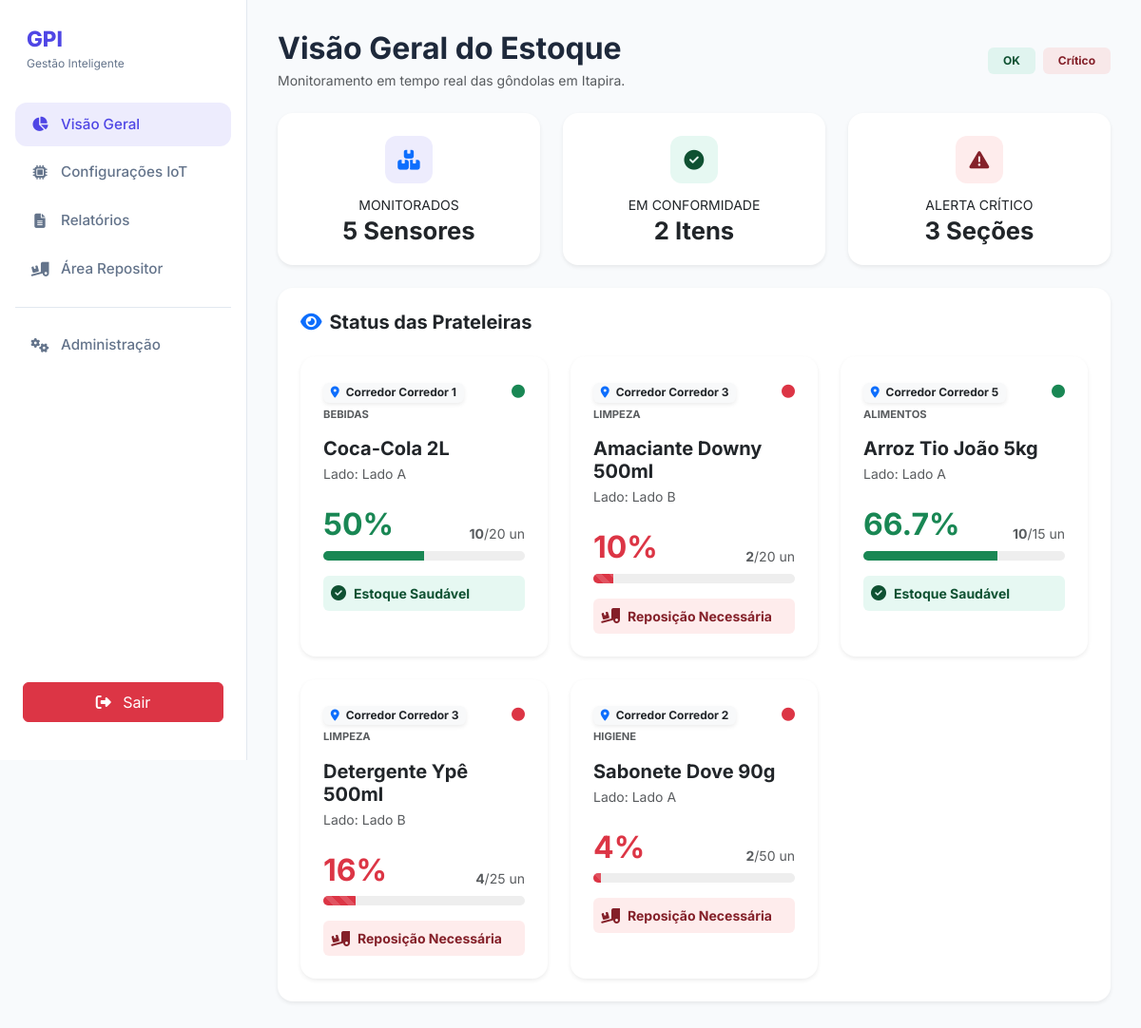
The page /roteador.php?controller=Home&action=index (signed in) on the database its author committed.
### tables this page shows
CREATE TABLE sensor (
    id INT PRIMARY KEY NOT NULL AUTO_INCREMENT,
    nome VARCHAR(120) NOT NULL,
    corredor VARCHAR(120) NOT NULL,
    lado VARCHAR(120) NOT NULL,
    peso_atual DECIMAL(10,3) NOT NULL DEFAULT 0,
    capacidade_maxima INT NOT NULL DEFAULT 20,
    minimo_reposicao INT NOT NULL DEFAULT 5,
    ultima_atualizacao DATETIME NOT NULL DEFAULT CURRENT_TIMESTAMP ON UPDATE CURRENT_TIMESTAMP,
    id_produto INT NOT NULL,
    status VARCHAR(20) NOT NULL,
    FOREIGN KEY (id_produto) REFERENCES produtos(id)
);

CREATE TABLE categorias (
    id INT PRIMARY KEY AUTO_INCREMENT,
    nome VARCHAR(60) NOT NULL
);

CREATE TABLE produtos (
    id INT PRIMARY KEY NOT NULL AUTO_INCREMENT,
    nome VARCHAR(120) NOT NULL,
    peso_unitario DECIMAL(10,3) NOT NULL,
    id_categoria INT,
    FOREIGN KEY (id_categoria) REFERENCES categorias(id)
);

### controller/HomeController.php (called while the page is built, shortened)
<?php
class HomeController {
    public function index() {
        $this->sensorDAO = new SensorDAO();
        $sensores = $this->sensorDAO->listarTodos();
        $totalCheios = 0;
        $totalCriticos = 0;
        foreach ($sensores as $s) {
        if ($s->precisaRepoiscao()) {
            $totalCriticos++;
        } else {
            $totalCheios++;
        }
    }
        include __DIR__ . '/../view/home.php';
    }
}

### autoload.php (called while the page is built, shortened)
<?php
spl_autoload_register(function ($classe) {
    $pastas = ['controller', 'model', 'dao'];
    foreach ($pastas as $pasta) {
        $arquivo = __DIR__ . DIRECTORY_SEPARATOR . $pasta . DIRECTORY_SEPARATOR . $classe . '.php';
        if (file_exists($arquivo)) {
            return;
        }
    }
});

### DAO/Conexao.php (called while the page is built)
<?php
class Conexao {
    private static $instance;
    public static function getConn() {
        if (!isset(self::$instance)) {
            try {
                self::$instance = new PDO("mysql:host=localhost;port=3307;dbname=gpi;charset=utf8", "root", "");
                self::$instance->setAttribute(PDO::ATTR_ERRMODE, PDO::ERRMODE_EXCEPTION);
            } catch (PDOException $e) {
                die("Erro de conexão com o banco de dados: " . $e->getMessage());
            }
        }
        return self::$instance;
    }
}

### DAO/SensorDAO.php (called while the page is built, shortened)
<?php
class SensorDAO {
    private $conexao;
    public function __construct() {
        $this->conexao = Conexao::getConn();
    }
    public function listarTodos() {
    try {
        $sql = "SELECT s.id AS sensor_id, s.nome AS sensor_nome, s.corredor, s.lado,
                       s.peso_atual, s.capacidade_maxima, s.minimo_reposicao, s.status AS sensor_status,
                       p.id AS produto_id, p.nome AS produto_nome, p.peso_unitario,
                       c.id AS categoria_id, c.nome AS categoria_nome
                FROM sensor s
                JOIN produtos p ON s.id_produto = p.id
                JOIN categorias c ON p.id_categoria = c.id";
        $stmt = $this->conexao->query($sql);
        $sensores = [];
        while ($row = $stmt->fetch(PDO::FETCH_ASSOC)) {
            $categoria = new Categoria();
            $categoria->setId($row['categoria_id']);
            $categoria->setNome($row['categoria_nome']);
            $produto = new Produto();
            $produto->setId($row['produto_id']);
            $produto->setNome($row['produto_nome']);
            $produto->setPesoUnitario($row['peso_unitario']);
            $produto->setCategoria($categoria);
            $sensor = new Sensor();
            $sensor->setId($row['sensor_id']);
            $sensor->setNome($row['sensor_nome']);
            $sensor->setCorredor($row['corredor']);
            $sensor->setLado($row['lado']);
            $sensor->setPesoAtual($row['peso_atual']);
            $sensor->setCapacidadeMaxima($row['capacidade_maxima']);
            $sensor->setMinimoReposicao($row['minimo_reposicao']);
            $sensor->setProduto($produto);
            $sensor->setStatus($row['sensor_status']);
            $sensores[] = $sensor;
        }
        return $sensores;
    } catch (PDOException $e) {
        throw new Exception("Erro ao listar sensores: " . $e->getMessage());
    }
}
}

### model/Sensor.php (called while the page is built, shortened)
<?php
class Sensor {
    private $corredor;
    private $lado;
    private $pesoAtual;
    private $capacidadeMaxima;
    private $minimoReposicao;
    private $produto;
    public function getQuantidadeAtual() {
        return floor($this->pesoAtual / $this->produto->getPesoUnitario());
    }
    public function getPorcentagemEstoque() {
        $atual = $this->getQuantidadeAtual();
        $porcentagem = ($atual / $this->capacidadeMaxima) * 100;
        return ($porcentagem > 100) ? 100 : round($porcentagem, 1);
    }
    public function precisaRepoiscao() {
        return $this->getQuantidadeAtual() <= $this->minimoReposicao;
    }
    public function getCorredor() {
        return $this->corredor;
    }
    public function setCorredor($corredor) {
        $this->corredor = $corredor;
    }
    public function getLado() {
        return $this->lado;
    }
    public function setLado($lado) {
        $this->lado = $lado;
    }
    public function setPesoAtual($pesoAtual) {
        $this->pesoAtual = $pesoAtual;
    }
    public function getCapacidadeMaxima() {
        return $this->capacidadeMaxima;
    }
    public function setCapacidadeMaxima($capacidadeMaxima) {
        $this->capacidadeMaxima = $capacidadeMaxima;
    }
    public function setMinimoReposicao($minimoReposicao) {
        $this->minimoReposicao = $minimoReposicao;
    }
    public function getProduto() {
        return $this->produto;
    }
    public function setProduto(Produto $produto) {
        $this->produto = $produto;
    }
}

### model/Produto.php (called while the page is built, shortened)
<?php
class Produto {
    private $nome;
    private $peso_unitario;
    private $categoria;
    public function getNome() {
        return $this->nome;
    }
    public function getPesoUnitario() {
        return $this->peso_unitario;
    }
    public function getCategoria() {
        return $this->categoria;
    }
    public function setNome($nome) {
        $this->nome = $nome;
    }
    public function setPesoUnitario($peso_unitario) {
        $this->peso_unitario = $peso_unitario;
    }
    public function setCategoria($categoria) {
        $this->categoria = $categoria;
    }
}

### model/Categoria.php (called while the page is built, shortened)
<?php
class Categoria {
    private $nome;
    public function getNome() {
        return $this->nome;
    }
    public function setNome($nome) {
        $this->nome = $nome;
    }
}

### view/home.php (the view, shortened to what this page needs)
<!DOCTYPE html>
<html lang="pt-BR">
<head>
    <link rel="stylesheet" href="https://cdnjs.cloudflare.com/ajax/libs/font-awesome/6.4.2/css/all.min.css">
    <link href="https://cdn.jsdelivr.net/npm/bootstrap@5.3.2/dist/css/bootstrap.min.css" rel="stylesheet">
    <link rel="stylesheet" href="style.css" />
</head>
<body>
    <div class="app">
        <aside class="sidebar">
            <div class="brand">
                <div class="brand-text"><span>GPI</span><small>Gestão Inteligente</small></div>
            </div>
            <nav class="menu">
                <a class="menu-item active" href="roteador.php?controller=Home&action=index">
                    <i class="fa-solid fa-chart-pie"></i> Visão Geral
                </a>
                <a class="menu-item" href="roteador.php?controller=Sensor&action=index">
                    <i class="fa-solid fa-microchip"></i> Configurações IoT
                </a>
                <a class="menu-item" href="roteador.php?controller=Relatorio&action=index">
                    <i class="fa-solid fa-file-lines"></i> Relatórios
                </a>
                <a class="menu-item" href="roteador.php?controller=Repositor&action=index">
                    <i class="fa-solid fa-truck-ramp-box"></i> Área Repositor
                </a>
                <div class="menu-divider"></div>
                <a class="menu-item" href="roteador.php?controller=Gestao&action=index">
                    <i class="fa-solid fa-gears"></i> Administração
                </a>
            </nav>
            <button class="btn btn-danger mt-auto mx-2 mb-3 py-2" onclick="location.href='roteador.php?controller=Usuario&action=logout'">
                <i class="fa-solid fa-right-from-bracket me-2"></i> Sair
            </button>
        </aside>
        <main class="content">
            <header class="header mb-4 d-flex justify-content-between align-items-center">
                <div>
                    <h1 class="fw-bold h2 mb-1">Visão Geral do Estoque</h1>
                    <p class="text-muted small mb-0">Monitoramento em tempo real das gôndolas em Itapira.</p>
                </div>
                <div class="d-flex gap-2">
                    <span class="badge bg-success-light border-0 px-3 py-2">OK</span>
                    <span class="badge bg-danger-light border-0 px-3 py-2">Crítico</span>
                </div>
            </header>
            <section class="row g-4 mb-4">
                <div class="col-md-4">
                    <div class="card kpi-card border-0 shadow-sm h-100">
                        <div class="kpi-icon bg-primary-light"><i class="fa-solid fa-boxes-stacked"></i></div>
                        <div class="kpi-info"><small>MONITORADOS</small><strong><?php echo count($sensores); ?> Sensores</strong></div>
                    </div>
                </div>
                <div class="col-md-4">
                    <div class="card kpi-card border-0 shadow-sm h-100">
                        <div class="kpi-icon bg-success-light"><i class="fa-solid fa-circle-check"></i></div>
                        <div class="kpi-info"><small>EM CONFORMIDADE</small><strong><?php echo $totalCheios; ?> Itens</strong></div>
                    </div>
                </div>
                <div class="col-md-4">
                    <div class="card kpi-card border-0 shadow-sm h-100">
                        <div class="kpi-icon bg-danger-light"><i class="fa-solid fa-triangle-exclamation"></i></div>
                        <div class="kpi-info"><small>ALERTA CRÍTICO</small><strong><?php echo $totalCriticos; ?> Seções</strong></div>
                    </div>
                </div>
            </section>
            <section class="card border-0 shadow-sm p-4">
                <h2 class="h5 fw-bold mb-4"><i class="fa-solid fa-eye me-2 text-primary"></i>Status das Prateleiras</h2>
                <div class="row g-4">
                    <?php foreach ($sensores as $s):
                        $isCritico = $s->precisaRepoiscao();
                        $porcentagem = $s->getPorcentagemEstoque();
                        $corDestaque = $isCritico ? 'danger' : 'success';
                    ?>
                    <div class="col-xl-4 col-md-6">
                        <article class="card shelf-card h-100 border-0 border-start border-5 border-<?php echo $corDestaque; ?> shadow-sm"
                                style="cursor: pointer;"
                                data-bs-toggle="modal"
                                data-bs-target="#sensorModal"
                                data-nome="<?php echo $s->getProduto()->getNome(); ?>"
                                data-categoria="<?php echo $s->getProduto()->getCategoria()->getNome(); ?>"
                                data-qtd="<?php echo $s->getQuantidadeAtual(); ?>"
                                data-max="<?php echo $s->getCapacidadeMaxima(); ?>">
                            <div class="card-body p-4">
                                <div class="d-flex justify-content-between align-items-start mb-3">
                                    <div>
                                        <span class="badge bg-light text-dark border-0 shadow-sm mb-1">
                                            <i class="fa-solid fa-location-dot me-1 text-primary"></i> Corredor <?php echo $s->getCorredor(); ?>
                                        </span>
                                        <small class="d-block text-muted text-uppercase fw-bold" style="font-size: 0.7rem;">
                                            <?php echo $s->getProduto()->getCategoria()->getNome(); ?>
                                        </small>
                                    </div>
                                    <div class="text-end">
                                        <i class="fa-solid fa-circle <?php echo $isCritico ? 'text-danger' : 'text-success'; ?> small"></i>
                                    </div>
                                </div>
                                <h3 class="h5 fw-bold mb-1"><?php echo $s->getProduto()->getNome(); ?></h3>
                                <p class="text-muted small mb-4">Lado: <?php echo $s->getLado(); ?></p>
                                <div class="mb-3">
                                    <div class="d-flex justify-content-between align-items-end mb-2">
                                        <span class="h2 fw-bold mb-0 <?php echo 'text-'.$corDestaque; ?>">
                                            <?php echo $porcentagem; ?>%
                                        </span>
                                        <span class="text-muted small">
                                            <strong><?php echo $s->getQuantidadeAtual(); ?></strong>/<?php echo $s->getCapacidadeMaxima(); ?> un
                                        </span>
                                    </div>
                                    <div class="progress" style="height: 10px; border-radius: 10px; background-color: #eee;">
                                        <div class="progress-bar bg-<?php echo $corDestaque; ?> <?php echo $isCritico ? 'progress-bar-striped progress-bar-animated' : ''; ?>"
                                            role="progressbar" style="width: <?php echo $porcentagem; ?>%"></div>
                                    </div>
                                </div>
                                <?php if($isCritico): ?>
                                    <div class="mt-3 p-2 rounded bg-danger-light d-flex align-items-center gap-2">
                                        <i class="fa-solid fa-truck-ramp-box"></i>
                                        <span class="small fw-bold">Reposição Necessária</span>
                                    </div>
                                <?php else: ?>
                                    <div class="mt-3 p-2 rounded bg-success-light d-flex align-items-center gap-2">
                                        <i class="fa-solid fa-check-circle"></i>
                                        <span class="small fw-bold">Estoque Saudável</span>
                                    </div>
                                <?php endif; ?>
                            </div>
                        </article>
                    </div>
                    <?php endforeach; ?>
                </div>
            </section>
        </main>
    </div>
</body>
</html>

### rows shown on the page
sensor: corredor "Corredor 1", categorias.nome "BEBIDAS", minimo_reposicao 5 (drawn), id_produto.nome "Coca-Cola 2L", lado "Lado A", porcentagem "50", peso_atual.peso_unitario "10", capacidade_maxima "20"
sensor: corredor "Corredor 3", categorias.nome "LIMPEZA", minimo_reposicao 5 (drawn), id_produto.nome "Amaciante Downy 500ml", lado "Lado B", porcentagem "10", peso_atual.peso_unitario "2", capacidade_maxima "20"
sensor: corredor "Corredor 5", categorias.nome "ALIMENTOS", minimo_reposicao 3 (drawn), id_produto.nome "Arroz Tio João 5kg", lado "Lado A", porcentagem "66.7", peso_atual.peso_unitario "10", capacidade_maxima "15"
sensor: corredor "Corredor 3", categorias.nome "LIMPEZA", minimo_reposicao 6 (drawn), id_produto.nome "Detergente Ypê 500ml", lado "Lado B", porcentagem "16", peso_atual.peso_unitario "4", capacidade_maxima "25"
sensor: corredor "Corredor 2", categorias.nome "HIGIENE", minimo_reposicao 10 (drawn), id_produto.nome "Sabonete Dove 90g", lado "Lado A", porcentagem "4", peso_atual.peso_unitario "2", capacidade_maxima "50"

### other values the page prints
count($sensores) "5"
$totalCheios "2"
$totalCriticos "3"
